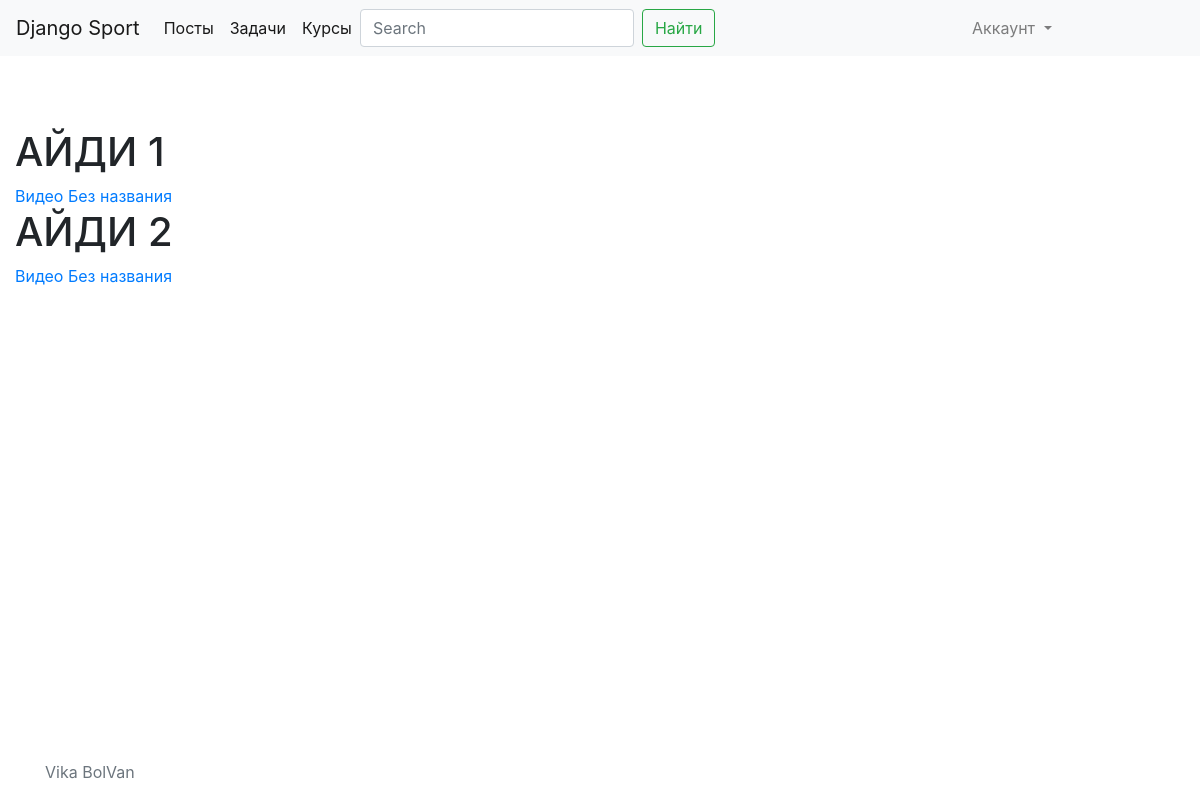
Screenshot of /lessons/ with the database file from the repository.
### lesson/models.py (models this page shows)
class Lesson(models.Model):
    posts = models.ManyToManyField(Post, null=True)
    video = models.URLField()
    task = models.ManyToManyField(Task1, null=True)
    thema = models.ManyToManyField(Thema,null=True)
    name = models.TextField(default="Без названия")
    user = models.ManyToManyField(User, null=True)

### lesson/views.py (the view)
# urls.py: path('lessons/', views.LessonListView.as_view(), name='lesson_list'),
class LessonListView(ListView):
    model = Lesson
    def get_queryset(self):
        queryset = super().get_queryset()
        if self.request.GET.__contains__('thema'):
            thema = self.request.GET.__getitem__('thema')
            queryset = queryset.filter(thema=thema)
        return queryset

### templates/lesson/lesson_list.html (shortened to what this page needs)
{% extends "base.html" %}
{% block content %}
        {% for task in object_list %}
            <br>
            <h1>АЙДИ {{ task.id }}</h1>
             <a href="{{ task.video }}">Видео</a>
            <a href="{% url 'lesson_detail' task.id %}">{{ task.name }}</a>
    {% endfor %}
{% endblock %}

### rows the page displays
Lesson: id "1", name "Без названия"
Lesson: id "2", name "Без названия"
